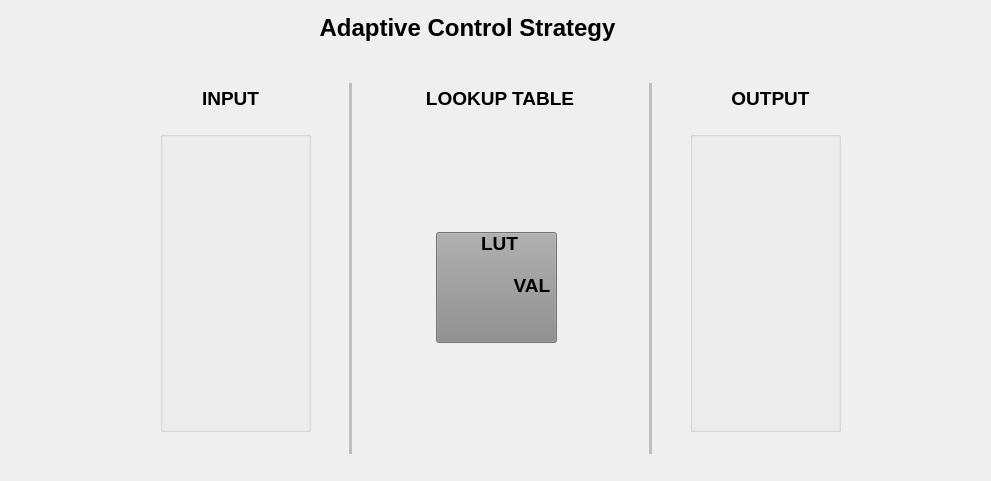
     <widget class="QWidget" name="finalPageEditModeWidget" native="true">
      <property name="geometry">
       <rect>
        <x>30</x>
        <y>10</y>
        <width>991</width>
        <height>481</height>
       </rect>
      </property>
      <widget class="QLabel" name="finalPageValLabel">
       <property name="geometry">
        <rect>
         <x>510</x>
         <y>274</y>
         <width>44</width>
         <height>23</height>
        </rect>
       </property>
       <property name="text">
        <string>&lt;html&gt;&lt;head/&gt;&lt;body&gt;&lt;p align=&quot;center&quot;&gt;&lt;span style=&quot; font-size:14pt; font-weight:600;&quot;&gt;VAL&lt;/span&gt;&lt;/p&gt;&lt;/body&gt;&lt;/html&gt;</string>
       </property>
      </widget>
      <widget class="QLabel" name="finalPageOutputLabel">
       <property name="geometry">
        <rect>
         <x>720</x>
         <y>83</y>
         <width>101</width>
         <height>31</height>
        </rect>
       </property>
       <property name="text">
        <string>&lt;html&gt;&lt;head/&gt;&lt;body&gt;&lt;p align=&quot;center&quot;&gt;&lt;span style=&quot; font-size:14pt; font-weight:600;&quot;&gt;OUTPUT&lt;/span&gt;&lt;/p&gt;&lt;/body&gt;&lt;/html&gt;</string>
       </property>
      </widget>
      <widget class="QLabel" name="finalPageInputLabel">
       <property name="geometry">
        <rect>
         <x>190</x>
         <y>83</y>
         <width>81</width>
         <height>31</height>
        </rect>
       </property>
       <property name="text">
        <string>&lt;html&gt;&lt;head/&gt;&lt;body&gt;&lt;p align=&quot;center&quot;&gt;&lt;span style=&quot; font-size:14pt; font-weight:600;&quot;&gt;INPUT&lt;/span&gt;&lt;/p&gt;&lt;/body&gt;&lt;/html&gt;</string>
       </property>
      </widget>
      <widget class="QLabel" name="finalPageLutLabel">
       <property name="geometry">
        <rect>
         <x>474</x>
         <y>232</y>
         <width>51</width>
         <height>23</height>
        </rect>
       </property>
       <property name="text">
        <string>&lt;html&gt;&lt;head/&gt;&lt;body&gt;&lt;p align=&quot;center&quot;&gt;&lt;span style=&quot; font-size:14pt; font-weight:600;&quot;&gt;LUT&lt;/span&gt;&lt;/p&gt;&lt;/body&gt;&lt;/html&gt;</string>
       </property>
      </widget>
      <widget class="QLabel" name="finalPageHeaderLabel">
       <property name="geometry">
        <rect>
         <x>187</x>
         <y>3</y>
         <width>561</width>
         <height>51</height>
        </rect>
       </property>
       <property name="text">
        <string>&lt;html&gt;&lt;head/&gt;&lt;body&gt;&lt;p align=&quot;center&quot;&gt;&lt;span style=&quot; font-size:18pt; font-weight:600; color:#000000;&quot;&gt;Adaptive Control Strategy&lt;/span&gt;&lt;/p&gt;&lt;/body&gt;&lt;/html&gt;</string>
       </property>
      </widget>
      <widget class="QPushButton" name="finalPageLookupTableButton">
       <property name="enabled">
        <bool>false</bool>
       </property>
       <property name="geometry">
        <rect>
         <x>436</x>
         <y>232</y>
         <width>121</width>
         <height>111</height>
        </rect>
       </property>
       <property name="cursor">
        <cursorShape>PointingHandCursor</cursorShape>
       </property>
       <property name="toolTip">
        <string/>
       </property>
       <property name="styleSheet">
        <string notr="true">background-color: rgb(140, 140, 140);</string>
       </property>
       <property name="text">
        <string/>
       </property>
       <property name="iconSize">
        <size>
         <width>100</width>
         <height>100</height>
        </size>
       </property>
       <property name="default">
        <bool>false</bool>
       </property>
      </widget>
      <widget class="Line" name="finalPageInputLutLine">
       <property name="enabled">
        <bool>false</bool>
       </property>
       <property name="geometry">
        <rect>
         <x>340</x>
         <y>83</y>
         <width>20</width>
         <height>371</height>
        </rect>
       </property>
       <property name="frameShadow">
        <enum>QFrame::Plain</enum>
       </property>
       <property name="lineWidth">
        <number>3</number>
       </property>
       <property name="orientation">
        <enum>Qt::Vertical</enum>
       </property>
      </widget>
      <widget class="QGroupBox" name="finalPageOutputGroupbox">
       <property name="geometry">
        <rect>
         <x>690</x>
         <y>131</y>
         <width>151</width>
         <height>301</height>
        </rect>
       </property>
       <property name="focusPolicy">
        <enum>Qt::StrongFocus</enum>
       </property>
       <property name="styleSheet">
        <string notr="true">border-color: rgb(0, 0, 0); border-width: 10px;</string>
       </property>
       <property name="title">
        <string/>
       </property>
       <property name="flat">
        <bool>false</bool>
       </property>
       <property name="checkable">
        <bool>false</bool>
       </property>
       <widget class="QFrame" name="finalPageOutputGroupFrame">
        <property name="geometry">
         <rect>
          <x>0</x>
          <y>0</y>
          <width>151</width>
          <height>301</height>
         </rect>
        </property>
        <widget class="QWidget" name="finalPageOutput1Widget" native="true">
         <property name="geometry">
          <rect>
           <x>0</x>
           <y>0</y>
           <width>0</width>
           <height>0</height>
          </rect>
         </property>
         <property name="styleSheet">
          <string notr="true">background-color: rgb(140, 140, 140,245);</string>
         </property>
         <widget class="QComboBox" name="finalPageOutput1NoMatchComboBox">
          <property name="enabled">
           <bool>false</bool>
          </property>
          <property name="geometry">
           <rect>
            <x>94</x>
            <y>27</y>
            <width>41</width>
            <height>31</height>
           </rect>
          </property>
          <item>
           <property name="text">
            <string>--</string>
           </property>
          </item>
          <item>
           <property name="text">
            <string/>
           </property>
           <property name="icon">
            <iconset resource="adapHMIModule.qrc">
             <normaloff>:/adapHMIResources/images/Ico_MaintainOutput.png</normaloff>:/adapHMIResources/images/Ico_MaintainOutput.png</iconset>
           </property>
          </item>
          <item>
           <property name="text">
            <string/>
           </property>
           <property name="icon">
            <iconset resource="adapHMIModule.qrc">
             <normaloff>:/adapHMIResources/images/Ico_ResetToNormal.png</normaloff>:/adapHMIResources/images/Ico_ResetToNormal.png</iconset>
           </property>
          </item>
         </widget>
         <widget class="QComboBox" name="finalPageOutput1FilterComboBox">
          <property name="enabled">
           <bool>false</bool>
          </property>
          <property name="geometry">
           <rect>
            <x>10</x>
            <y>27</y>
            <width>41</width>
            <height>31</height>
           </rect>
          </property>
          <item>
           <property name="text">
            <string>--</string>
           </property>
          </item>
          <item>
           <property name="text">
            <string/>
           </property>
           <property name="icon">
            <iconset resource="adapHMIModule.qrc">
             <normaloff>:/adapHMIResources/images/Ico_None.png</normaloff>:/adapHMIResources/images/Ico_None.png</iconset>
           </property>
          </item>
          <item>
           <property name="text">
            <string/>
           </property>
           <property name="icon">
            <iconset resource="adapHMIModule.qrc">
             <normaloff>:/adapHMIResources/images/Ico_Low.png</normaloff>:/adapHMIResources/images/Ico_Low.png</iconset>
           </property>
          </item>
          <item>
           <property name="text">
            <string/>
           </property>
           <property name="icon">
            <iconset resource="adapHMIModule.qrc">
             <normaloff>:/adapHMIResources/images/Ico_Medium.png</normaloff>:/adapHMIResources/images/Ico_Medium.png</iconset>
           </property>
          </item>
          <item>
           <property name="text">
            <string/>
           </property>
           <property name="icon">
            <iconset resource="adapHMIModule.qrc">
             <normaloff>:/adapHMIResources/images/Ico_High.png</normaloff>:/adapHMIResources/images/Ico_High.png</iconset>
           </property>
          </item>
         </widget>
         <widget class="QLabel" name="finalPageOutput1FilterLabel">
          <property name="geometry">
           <rect>
            <x>10</x>
            <y>0</y>
            <width>46</width>
            <height>21</height>
           </rect>
          </property>
          <property name="text">
           <string>&lt;html&gt;&lt;head/&gt;&lt;body&gt;&lt;p&gt;&lt;span style=&quot; font-size:10pt; font-weight:600;&quot;&gt;FILTER&lt;/span&gt;&lt;/p&gt;&lt;/body&gt;&lt;/html&gt;</string>
          </property>
         </widget>
         <widget class="QLabel" name="finalPageOutput1NoMatchLabel">
          <property name="geometry">
           <rect>
            <x>85</x>
            <y>0</y>
            <width>61</width>
            <height>21</height>
           </rect>
          </property>
          <property name="text">
           <string>&lt;html&gt;&lt;head/&gt;&lt;body&gt;&lt;p&gt;&lt;span style=&quot; font-size:10pt; font-weight:600;&quot;&gt;NOMATCH&lt;/span&gt;&lt;/p&gt;&lt;/body&gt;&lt;/html&gt;</string>
          </property>
         </widget>
         <widget class="QCommandLinkButton" name="finalPageOutput1SaveButton">
          <property name="geometry">
           <rect>
            <x>53</x>
            <y>59</y>
            <width>41</width>
            <height>41</height>
           </rect>
          </property>
          <property name="icon">
           <iconset resource="adapHMIModule.qrc">
            <normaloff>:/adapHMIResources/images/Btn_Confirm.png</normaloff>:/adapHMIResources/images/Btn_Confirm.png</iconset>
          </property>
          <property name="iconSize">
           <size>
            <width>25</width>
            <height>25</height>
           </size>
          </property>
         </widget>
        </widget>
        <widget class="QWidget" name="finalPageOutput2Widget" native="true">
         <property name="geometry">
          <rect>
           <x>0</x>
           <y>100</y>
           <width>0</width>
           <height>0</height>
          </rect>
         </property>
         <property name="styleSheet">
          <string notr="true">background-color: rgb(140, 140, 140,245);</string>
         </property>
         <widget class="QComboBox" name="finalPageOutput2NoMatchComboBox">
          <property name="enabled">
           <bool>false</bool>
          </property>
          <property name="geometry">
           <rect>
            <x>94</x>
            <y>27</y>
            <width>41</width>
            <height>31</height>
           </rect>
          </property>
          <item>
           <property name="text">
            <string>--</string>
           </property>
          </item>
          <item>
           <property name="text">
            <string/>
           </property>
           <property name="icon">
            <iconset resource="adapHMIModule.qrc">
             <normaloff>:/adapHMIResources/images/Ico_MaintainOutput.png</normaloff>:/adapHMIResources/images/Ico_MaintainOutput.png</iconset>
           </property>
          </item>
          <item>
           <property name="text">
            <string/>
           </property>
           <property name="icon">
            <iconset resource="adapHMIModule.qrc">
             <normaloff>:/adapHMIResources/images/Ico_ResetToNormal.png</normaloff>:/adapHMIResources/images/Ico_ResetToNormal.png</iconset>
           </property>
          </item>
         </widget>
         <widget class="QComboBox" name="finalPageOutput2FilterComboBox">
          <property name="enabled">
           <bool>false</bool>
          </property>
          <property name="geometry">
           <rect>
            <x>10</x>
            <y>27</y>
            <width>41</width>
            <height>31</height>
           </rect>
          </property>
          <item>
           <property name="text">
            <string>--</string>
           </property>
          </item>
          <item>
           <property name="text">
            <string/>
           </property>
           <property name="icon">
            <iconset resource="adapHMIModule.qrc">
             <normaloff>:/adapHMIResources/images/Ico_None.png</normaloff>:/adapHMIResources/images/Ico_None.png</iconset>
           </property>
          </item>
          <item>
           <property name="text">
            <string/>
           </property>
           <property name="icon">
            <iconset resource="adapHMIModule.qrc">
             <normaloff>:/adapHMIResources/images/Ico_Low.png</normaloff>:/adapHMIResources/images/Ico_Low.png</iconset>
           </property>
          </item>
          <item>
           <property name="text">
            <string/>
           </property>
           <property name="icon">
            <iconset resource="adapHMIModule.qrc">
             <normaloff>:/adapHMIResources/images/Ico_Medium.png</normaloff>:/adapHMIResources/images/Ico_Medium.png</iconset>
           </property>
          </item>
          <item>
           <property name="text">
            <string/>
           </property>
           <property name="icon">
            <iconset resource="adapHMIModule.qrc">
             <normaloff>:/adapHMIResources/images/Ico_High.png</normaloff>:/adapHMIResources/images/Ico_High.png</iconset>
           </property>
          </item>
         </widget>
         <widget class="QLabel" name="finalPageOutput2NoMatchLabel">
          <property name="geometry">
           <rect>
            <x>85</x>
            <y>0</y>
            <width>61</width>
            <height>21</height>
           </rect>
          </property>
          <property name="text">
           <string>&lt;html&gt;&lt;head/&gt;&lt;body&gt;&lt;p&gt;&lt;span style=&quot; font-size:10pt; font-weight:600;&quot;&gt;NOMATCH&lt;/span&gt;&lt;/p&gt;&lt;/body&gt;&lt;/html&gt;</string>
          </property>
         </widget>
         <widget class="QLabel" name="finalPageOutput2FilterLabel">
          <property name="geometry">
           <rect>
            <x>10</x>
            <y>0</y>
            <width>46</width>
            <height>21</height>
           </rect>
          </property>
          <property name="text">
           <string>&lt;html&gt;&lt;head/&gt;&lt;body&gt;&lt;p&gt;&lt;span style=&quot; font-size:10pt; font-weight:600;&quot;&gt;FILTER&lt;/span&gt;&lt;/p&gt;&lt;/body&gt;&lt;/html&gt;</string>
          </property>
         </widget>
         <widget class="QCommandLinkButton" name="finalPageOutput2SaveButton">
          <property name="geometry">
           <rect>
            <x>53</x>
            <y>59</y>
            <width>41</width>
            <height>41</height>
           </rect>
          </property>
          <property name="icon">
           <iconset resource="adapHMIModule.qrc">
            <normaloff>:/adapHMIResources/images/Btn_Confirm.png</normaloff>:/adapHMIResources/images/Btn_Confirm.png</iconset>
          </property>
          <property name="iconSize">
           <size>
            <width>25</width>
            <height>25</height>
           </size>
          </property>
         </widget>
        </widget>
        <widget class="QWidget" name="finalPageOutput3Widget" native="true">
         <property name="geometry">
          <rect>
           <x>0</x>
           <y>200</y>
           <width>0</width>
           <height>0</height>
          </rect>
         </property>
         <property name="styleSheet">
          <string notr="true">background-color: rgb(140, 140, 140,245);</string>
         </property>
         <widget class="QComboBox" name="finalPageOutput3FilterComboBox">
          <property name="enabled">
           <bool>false</bool>
          </property>
          <property name="geometry">
           <rect>
            <x>10</x>
            <y>27</y>
            <width>41</width>
            <height>31</height>
           </rect>
          </property>
          <item>
           <property name="text">
            <string>--</string>
           </property>
          </item>
          <item>
           <property name="text">
            <string/>
           </property>
           <property name="icon">
            <iconset resource="adapHMIModule.qrc">
             <normaloff>:/adapHMIResources/images/Ico_None.png</normaloff>:/adapHMIResources/images/Ico_None.png</iconset>
           </property>
          </item>
          <item>
           <property name="text">
            <string/>
           </property>
           <property name="icon">
            <iconset resource="adapHMIModule.qrc">
             <normaloff>:/adapHMIResources/images/Ico_Low.png</normaloff>:/adapHMIResources/images/Ico_Low.png</iconset>
           </property>
          </item>
          <item>
           <property name="text">
            <string/>
           </property>
           <property name="icon">
            <iconset resource="adapHMIModule.qrc">
             <normaloff>:/adapHMIResources/images/Ico_Medium.png</normaloff>:/adapHMIResources/images/Ico_Medium.png</iconset>
           </property>
          </item>
          <item>
           <property name="text">
            <string/>
           </property>
           <property name="icon">
            <iconset resource="adapHMIModule.qrc">
             <normaloff>:/adapHMIResources/images/Ico_High.png</normaloff>:/adapHMIResources/images/Ico_High.png</iconset>
           </property>
          </item>
         </widget>
         <widget class="QComboBox" name="finalPageOutput3NoMatchComboBox">
          <property name="enabled">
           <bool>false</bool>
          </property>
          <property name="geometry">
           <rect>
            <x>94</x>
            <y>27</y>
            <width>41</width>
            <height>31</height>
           </rect>
          </property>
          <item>
           <property name="text">
            <string>--</string>
           </property>
          </item>
          <item>
           <property name="text">
            <string/>
           </property>
           <property name="icon">
            <iconset resource="adapHMIModule.qrc">
             <normaloff>:/adapHMIResources/images/Ico_MaintainOutput.png</normaloff>:/adapHMIResources/images/Ico_MaintainOutput.png</iconset>
           </property>
          </item>
          <item>
           <property name="text">
            <string/>
           </property>
           <property name="icon">
            <iconset resource="adapHMIModule.qrc">
             <normaloff>:/adapHMIResources/images/Ico_ResetToNormal.png</normaloff>:/adapHMIResources/images/Ico_ResetToNormal.png</iconset>
           </property>
          </item>
         </widget>
         <widget class="QLabel" name="finalPageOutput3NoMatchLabel">
          <property name="geometry">
           <rect>
            <x>85</x>
            <y>0</y>
            <width>61</width>
            <height>21</height>
           </rect>
          </property>
          <property name="text">
           <string>&lt;html&gt;&lt;head/&gt;&lt;body&gt;&lt;p&gt;&lt;span style=&quot; font-size:10pt; font-weight:600;&quot;&gt;NOMATCH&lt;/span&gt;&lt;/p&gt;&lt;/body&gt;&lt;/html&gt;</string>
          </property>
         </widget>
         <widget class="QLabel" name="finalPageOutput3FilterLabel">
          <property name="geometry">
           <rect>
            <x>10</x>
            <y>0</y>
            <width>46</width>
            <height>21</height>
           </rect>
          </property>
          <property name="text">
           <string>&lt;html&gt;&lt;head/&gt;&lt;body&gt;&lt;p&gt;&lt;span style=&quot; font-size:10pt; font-weight:600;&quot;&gt;FILTER&lt;/span&gt;&lt;/p&gt;&lt;/body&gt;&lt;/html&gt;</string>
          </property>
         </widget>
         <widget class="QCommandLinkButton" name="finalPageOutput3SaveButton">
          <property name="geometry">
           <rect>
            <x>53</x>
            <y>59</y>
            <width>41</width>
            <height>41</height>
           </rect>
          </property>
          <property name="icon">
           <iconset resource="adapHMIModule.qrc">
            <normaloff>:/adapHMIResources/images/Btn_Confirm.png</normaloff>:/adapHMIResources/images/Btn_Confirm.png</iconset>
          </property>
          <property name="iconSize">
           <size>
            <width>25</width>
            <height>25</height>
           </size>
          </property>
         </widget>
        </widget>
       </widget>
      </widget>
      <widget class="Line" name="finalPageLutOutputLine">
       <property name="enabled">
        <bool>false</bool>
       </property>
       <property name="geometry">
        <rect>
         <x>640</x>
         <y>83</y>
         <width>20</width>
         <height>371</height>
        </rect>
       </property>
       <property name="autoFillBackground">
        <bool>false</bool>
       </property>
       <property name="frameShadow">
        <enum>QFrame::Plain</enum>
       </property>
       <property name="lineWidth">
        <number>3</number>
       </property>
       <property name="orientation">
        <enum>Qt::Vertical</enum>
       </property>
      </widget>
      <widget class="QLabel" name="finalPageLookupTableLabel">
       <property name="geometry">
        <rect>
         <x>420</x>
         <y>83</y>
         <width>160</width>
         <height>31</height>
        </rect>
       </property>
       <property name="text">
        <string>&lt;html&gt;&lt;head/&gt;&lt;body&gt;&lt;p align=&quot;center&quot;&gt;&lt;span style=&quot; font-size:14pt; font-weight:600;&quot;&gt;LOOKUP TABLE&lt;/span&gt;&lt;/p&gt;&lt;/body&gt;&lt;/html&gt;</string>
       </property>
      </widget>
      <widget class="QGroupBox" name="finalPageInputGroupbox">
       <property name="geometry">
        <rect>
         <x>160</x>
         <y>131</y>
         <width>151</width>
         <height>301</height>
        </rect>
       </property>
       <property name="focusPolicy">
        <enum>Qt::StrongFocus</enum>
       </property>
       <property name="styleSheet">
        <string notr="true">border-color: rgb(0, 0, 0); border-width: 10px;</string>
       </property>
       <property name="title">
        <string/>
       </property>
       <property name="flat">
        <bool>false</bool>
       </property>
       <property name="checkable">
        <bool>false</bool>
       </property>
       <widget class="QFrame" name="finalPageInputGroupFrame">
        <property name="geometry">
         <rect>
          <x>0</x>
          <y>0</y>
          <width>151</width>
          <height>301</height>
         </rect>
        </property>
       </widget>
      </widget>
      <widget class="QWidget" name="finalPageLutBlockWidget" native="true">
       <property name="geometry">
        <rect>
         <x>100</x>
         <y>110</y>
         <width>0</width>
         <height>0</height>
        </rect>
       </property>
       <widget class="QCommandLinkButton" name="finalPageSaveLutBlockButton">
        <property name="geometry">
         <rect>
          <x>751</x>
          <y>303</y>
          <width>41</width>
          <height>41</height>
         </rect>
        </property>
        <property name="toolTip">
         <string>Click to goto LUT Block</string>
        </property>
        <property name="text">
         <string/>
        </property>
        <property name="icon">
         <iconset resource="adapHMIModule.qrc">
          <normaloff>:/adapHMIResources/images/Btn_Confirm.png</normaloff>:/adapHMIResources/images/Btn_Confirm.png</iconset>
        </property>
        <property name="iconSize">
         <size>
          <width>25</width>
          <height>25</height>
         </size>
        </property>
       </widget>
       <widget class="QTableView" name="finalPageLutView">
        <property name="geometry">
         <rect>
          <x>10</x>
          <y>10</y>
          <width>780</width>
          <height>290</height>
         </rect>
        </property>
        <property name="sortingEnabled">
         <bool>false</bool>
        </property>
        <attribute name="horizontalHeaderVisible">
         <bool>false</bool>
        </attribute>
        <attribute name="horizontalHeaderCascadingSectionResizes">
         <bool>false</bool>
        </attribute>
       </widget>
      </widget>
      <zorder>finalPageOutputLabel</zorder>
      <zorder>finalPageInputLabel</zorder>
      <zorder>finalPageHeaderLabel</zorder>
      <zorder>finalPageLookupTableButton</zorder>
      <zorder>finalPageInputLutLine</zorder>
      <zorder>finalPageOutputGroupbox</zorder>
      <zorder>finalPageLutOutputLine</zorder>
      <zorder>finalPageLookupTableLabel</zorder>
      <zorder>finalPageLutLabel</zorder>
      <zorder>finalPageValLabel</zorder>
      <zorder>finalPageInputGroupbox</zorder>
      <zorder>finalPageLutBlockWidget</zorder>
     </widget>
